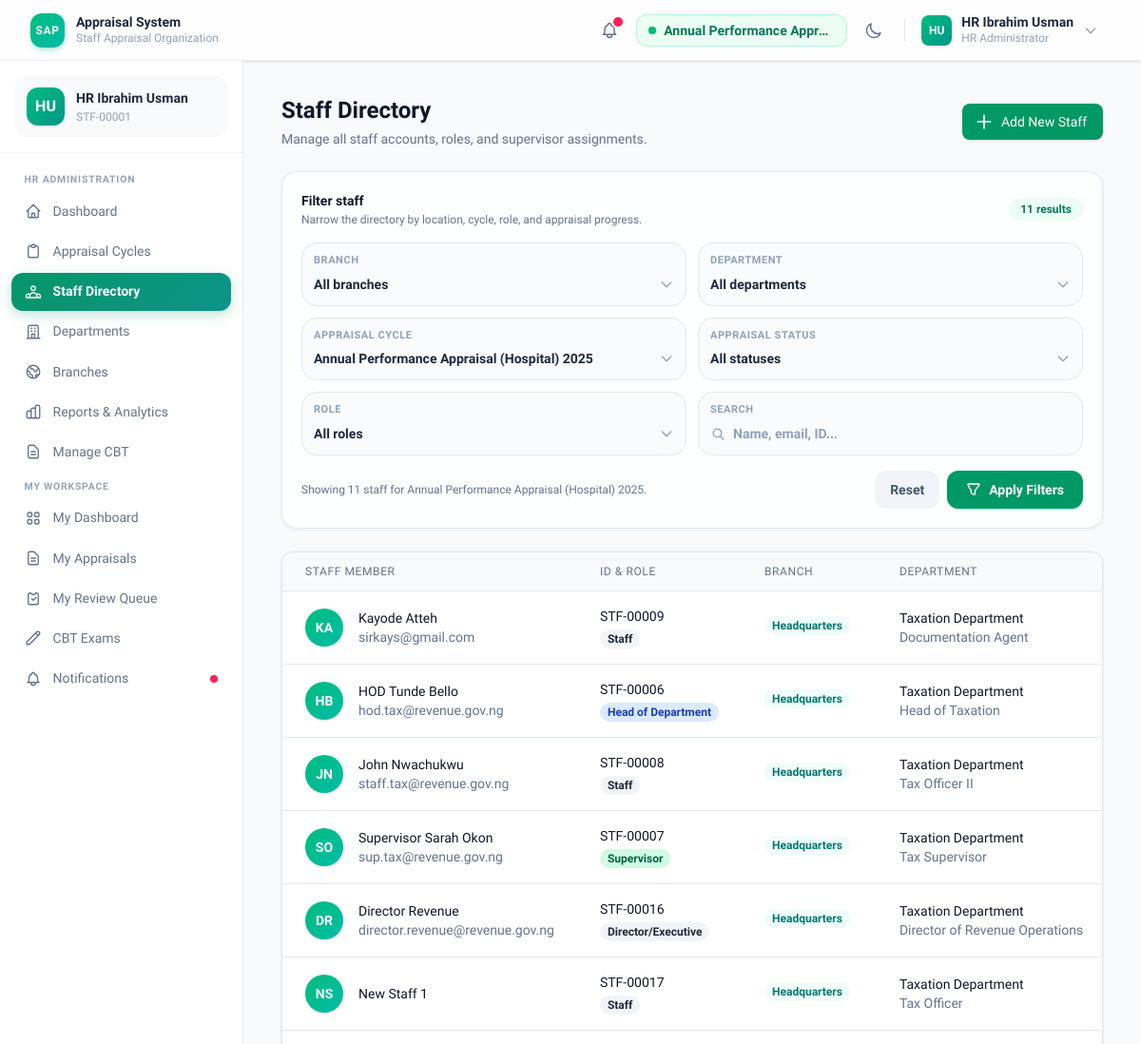
Page /hr/staff/ (signed in, upper part) on the earlier database version.
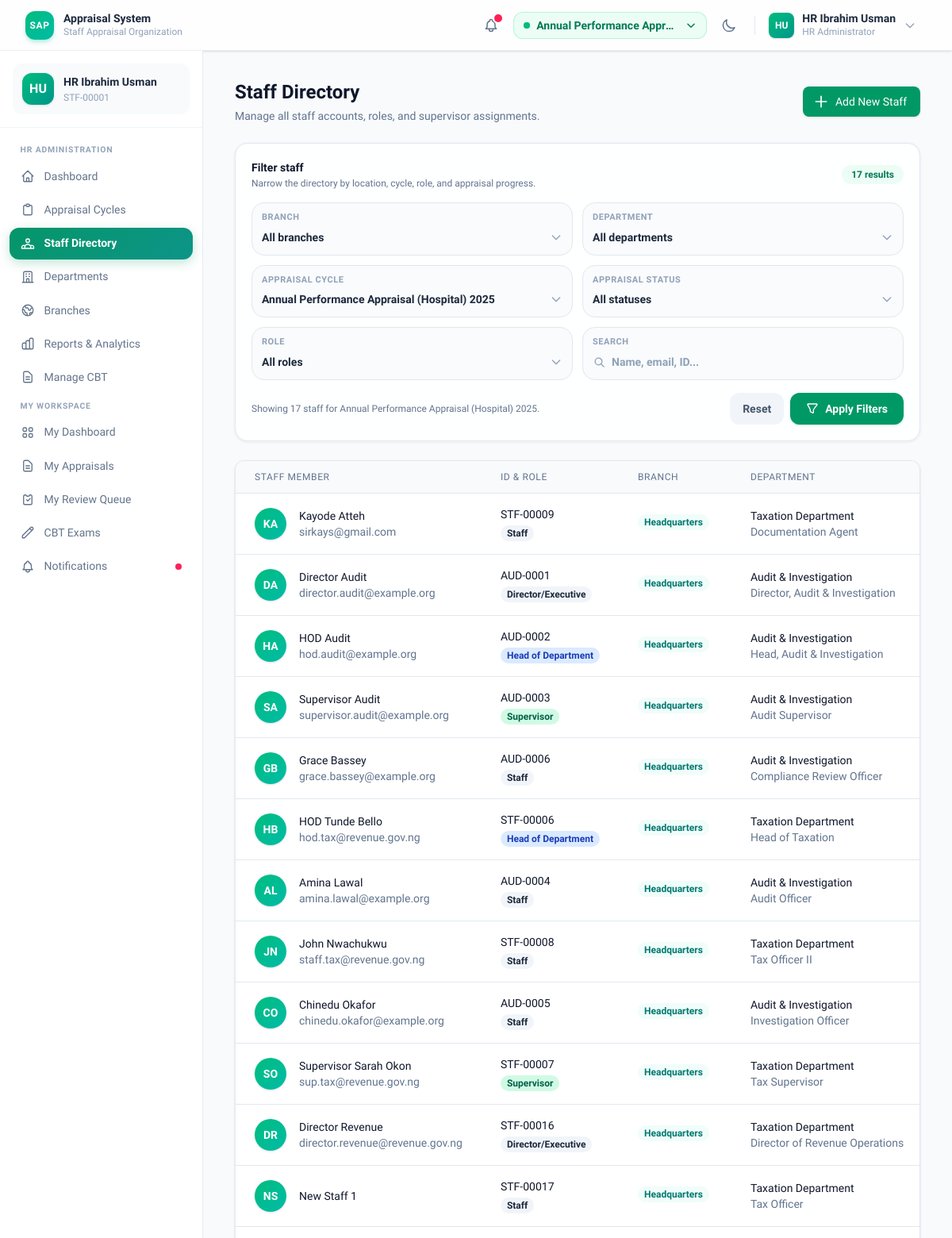
Same page on the later database version.
### appraisals/models.py (models this page shows, shortened)
class AppraisalCycle(models.Model):
    ANNUAL = 'ANNUAL'
    BI_ANNUAL = 'BI_ANNUAL'
    QUARTERLY = 'QUARTERLY'
    FREQUENCY_CHOICES = [
        (ANNUAL, 'Annual'),
        (BI_ANNUAL, 'Bi-Annual'),
        (QUARTERLY, 'Quarterly'),
    ]
    DRAFT = 'DRAFT'
    ACTIVE = 'ACTIVE'
    CLOSED = 'CLOSED'
    STATUS_CHOICES = [
        (DRAFT, 'Draft'),
        (ACTIVE, 'Active'),
        (CLOSED, 'Closed'),
    ]
    SCORING_SCALE_CHOICES = [
        (5, '1-5 Scale'),
        (10, '1-10 Scale'),
    ]
    name = models.CharField(max_length=200)
    frequency = models.CharField(
        max_length=20,
        choices=FREQUENCY_CHOICES,
        default=ANNUAL,
    )
    start_date = models.DateField()
    end_date = models.DateField()
    status = models.CharField(
        max_length=20,
        choices=STATUS_CHOICES,
        default=DRAFT,
    )
    scoring_scale = models.PositiveSmallIntegerField(
        choices=SCORING_SCALE_CHOICES,
        default=5,
    )
    branch = models.ForeignKey(
        'branches.Branch',
        on_delete=models.PROTECT,
        null=True,
        blank=True,
        related_name='cycles',
        help_text="Branch this cycle is scoped to. All targeting is filtered by this branch.",
    )
    target_departments = models.ManyToManyField(
        'departments.Department',
        blank=True,
        help_text="If set, only staff in these departments will be assigned this cycle."
    )
    target_staff = models.ManyToManyField(
        settings.AUTH_USER_MODEL,
        blank=True,
        related_name='targeted_cycles',
        help_text="If set, these specific staff will be assigned this cycle."
    )
    excluded_staff = models.ManyToManyField(
        settings.AUTH_USER_MODEL,
        blank=True,
        related_name='excluded_cycles',
        help_text="Staff in this list will never be assigned this cycle."
    )
    created_by = models.ForeignKey(
        settings.AUTH_USER_MODEL,
        on_delete=models.SET_NULL,
        null=True,
        related_name='created_cycles',
    )
    created_at = models.DateTimeField(auto_now_add=True)
    updated_at = models.DateTimeField(auto_now=True)
    class Meta:
        ordering = ['-start_date']
        verbose_name = 'Appraisal Cycle'
        verbose_name_plural = 'Appraisal Cycles'

### accounts/models.py (models this page shows, shortened)
class CustomUser(AbstractUser):
    STAFF = "STAFF"
    SUPERVISOR = "SUPERVISOR"
    HOD = "HOD"
    DIRECTORATE = "DIRECTORATE"
    HR_ADMIN = "HR_ADMIN"
    ROLE_CHOICES = [
        (STAFF, "Staff"),
        (SUPERVISOR, "Supervisor"),
        (HOD, "Head of Department"),
        (DIRECTORATE, "Director/Executive"),
        (HR_ADMIN, "HR Administrator"),
    ]
    staff_id = models.CharField(
        "Staff ID",
        max_length=20,
        unique=True,
        help_text="Unique staff identifier (e.g. STF-00001).",
    )
    role = models.CharField(
        "Role",
        max_length=20,
        choices=ROLE_CHOICES,
        default=STAFF,
        help_text="Organisational role that determines access permissions.",
    )
    department = models.ForeignKey(
        "departments.Department",
        on_delete=models.SET_NULL,
        null=True,
        blank=True,
        related_name="staff_members",
        verbose_name="Department",
        help_text="Department to which this staff member belongs.",
    )
    designation = models.CharField(
        "Designation",
        max_length=100,
        blank=True,
        help_text="Job title or designation within the organisation.",
    )
    supervisor = models.ForeignKey(
        "self",
        on_delete=models.SET_NULL,
        null=True,
        blank=True,
        related_name="subordinates",
        verbose_name="Supervisor",
        help_text="Direct supervisor responsible for appraising this staff member.",
    )
    phone = models.CharField(
        "Phone Number",
        max_length=20,
        blank=True,
        help_text="Contact phone number.",
    )
    profile_picture = models.FileField(
        "Profile Picture",
        upload_to="profile_pics/",
        blank=True,
        null=True,
        help_text="Optional profile photograph.",
    )
    objects = CustomUserManager()
    @property
    def full_name(self) -> str:
        name = f"{self.first_name} {self.last_name}".strip()
        return name if name else self.username
    class Meta:
        ordering = ["last_name", "first_name"]
        verbose_name = "Staff Member"
        verbose_name_plural = "Staff Members"

### branches/models.py (models this page shows, shortened)
class Branch(models.Model):
    name = models.CharField(
        max_length=200,
        unique=True,
        help_text="Full name of the branch.",
    )
    code = models.CharField(
        max_length=20,
        unique=True,
        help_text="Short unique code for the branch (e.g. 'HQ', 'ZO-IKJ').",
    )
    description = models.TextField(
        blank=True,
        help_text="Optional description of the branch location or purpose.",
    )
    departments = models.ManyToManyField(
        'departments.Department',
        blank=True,
        related_name='branches',
        help_text="Departments that operate within this branch.",
    )
    members = models.ManyToManyField(
        settings.AUTH_USER_MODEL,
        blank=True,
        related_name='branches',
        help_text="Staff members assigned to this branch.",
    )
    created_at = models.DateTimeField(auto_now_add=True)
    updated_at = models.DateTimeField(auto_now=True)
    class Meta:
        ordering = ["name"]
        verbose_name = "Branch"
        verbose_name_plural = "Branches"

### departments/models.py (models this page shows, shortened)
class Department(models.Model):
    name = models.CharField(
        max_length=200,
        unique=True,
        help_text="Full name of the department.",
    )
    code = models.CharField(
        max_length=20,
        unique=True,
        help_text="Short unique code for the department (e.g. 'TAX', 'AUDIT', 'HR').",
    )
    description = models.TextField(
        blank=True,
        help_text="Optional description of the department's responsibilities.",
    )
    hod = models.OneToOneField(
        "accounts.CustomUser",
        on_delete=models.SET_NULL,
        null=True,
        blank=True,
        related_name="headed_department",
        limit_choices_to={"role": "HOD"},
        verbose_name="Head of Department",
        help_text="The user designated as Head of Department.",
    )
    created_at = models.DateTimeField(auto_now_add=True)
    updated_at = models.DateTimeField(auto_now=True)
    class Meta:
        ordering = ["name"]
        verbose_name = "Department"
        verbose_name_plural = "Departments"

### hr_admin/views.py (the view)
    def wrapper(request, *args, **kwargs):
        if request.user.role != 'HR_ADMIN':
            messages.error(request, "Access denied. HR Administrators only.")
            return redirect('accounts:dashboard_redirect')
        return view_func(request, *args, **kwargs)

### templates/hr_admin/staff_list.html (shortened to what the changed rows need)
{% extends 'base.html' %}
{% block content %}
<div class="space-y-6 max-w-7xl mx-auto">
    <div class="flex items-center justify-between">
        <div>
            <h1 class="text-2xl font-bold text-slate-900 dark:text-white">Staff Directory</h1>
        </div>
    </div>
    <form method="get" class="bg-white/90 dark:bg-slate-900 rounded-2xl border border-slate-200 dark:border-slate-800 shadow-sm ring-1 ring-slate-100 dark:ring-slate-800/70 p-5">
        <div class="flex flex-wrap items-center justify-between gap-3 mb-4">
            <div>
                <h2 class="text-sm font-bold text-slate-900 dark:text-white">Filter staff</h2>
                <p class="text-xs text-slate-500 dark:text-slate-400 mt-0.5">Narrow the directory by location, cycle, role, and appraisal progress.</p>
            </div>
            <span class="inline-flex items-center rounded-full bg-emerald-50 dark:bg-emerald-900/20 px-3 py-1 text-xs font-semibold text-emerald-700 dark:text-emerald-300">
                {{ staff|length }} result{{ staff|length|pluralize }}
            </span>
        </div>
        <div class="mt-4 flex flex-wrap items-center justify-between gap-3">
            <p class="text-xs text-slate-500 dark:text-slate-400">
                Showing {{ staff|length }} staff{% if selected_cycle %} for {{ selected_cycle.name }}{% endif %}.
            </p>
            <div class="flex items-center gap-2">
                <a href="{% url 'hr_admin:staff_list' %}" class="px-4 py-2.5 rounded-xl text-sm font-semibold text-slate-600 dark:text-slate-300 bg-slate-100 dark:bg-slate-800 hover:bg-slate-200 dark:hover:bg-slate-700 transition">Reset</a>
                <button type="submit" class="inline-flex items-center gap-2 px-5 py-2.5 rounded-xl text-sm font-semibold text-white bg-emerald-600 hover:bg-emerald-700 shadow-sm shadow-emerald-600/20 transition">
                </button>
            </div>
        </div>
    </form>
    <div class="bg-white dark:bg-slate-900 shadow-sm rounded-xl border border-slate-200 dark:border-slate-800 overflow-x-auto">
        <div class="overflow-x-auto">
            <table class="min-w-full divide-y divide-slate-200 dark:divide-slate-800">
                <thead class="bg-slate-50 dark:bg-slate-800/50">
                    <tr>
                        <th scope="col" class="px-6 py-3 text-left text-xs font-medium text-slate-500 uppercase tracking-wider">Staff Member</th>
                        <th scope="col" class="px-6 py-3 text-left text-xs font-medium text-slate-500 uppercase tracking-wider">ID & Role</th>
                        <th scope="col" class="px-6 py-3 text-left text-xs font-medium text-slate-500 uppercase tracking-wider">Branch</th>
                        <th scope="col" class="px-6 py-3 text-left text-xs font-medium text-slate-500 uppercase tracking-wider">Department</th>
                    </tr>
                </thead>
                <tbody class="bg-white dark:bg-slate-900 divide-y divide-slate-200 dark:divide-slate-800">
                    {% for person in staff %}
                    <tr class="hover:bg-slate-50 dark:hover:bg-slate-800/50 transition">
                        <td class="px-6 py-4 whitespace-nowrap">
                            <div class="flex items-center">
                                <div class="flex-shrink-0 h-10 w-10 rounded-full bg-gradient-to-br from-emerald-500 to-teal-500 flex items-center justify-center text-white font-bold text-sm shadow-sm">
                                    {{ person.first_name|slice:":1" }}{{ person.last_name|slice:":1" }}
                                </div>
                                <div class="ml-4">
                                    <div class="text-sm font-medium text-slate-900 dark:text-white">{{ person.full_name }}</div>
                                    <div class="text-sm text-slate-500 dark:text-slate-400">{{ person.email }}</div>
                                </div>
                            </div>
                        </td>
                        <td class="px-6 py-4 whitespace-nowrap">
                            <div class="text-sm text-slate-900 dark:text-white font-medium">{{ person.staff_id }}</div>
                            <div class="text-xs mt-1">
                                <span class="px-2 inline-flex text-xs leading-5 font-semibold rounded-full
                                {% if person.role == 'HR_ADMIN' %}bg-purple-100 text-purple-800
                                {% elif person.role == 'HOD' %}bg-blue-100 text-blue-800
                                {% elif person.role == 'SUPERVISOR' %}bg-emerald-100 text-emerald-800
                                {% else %}bg-slate-100 text-slate-800{% endif %}">
                                    {{ person.get_role_display }}
                                </span>
                            </div>
                        </td>
                        <td class="px-6 py-4 whitespace-nowrap text-sm text-slate-600 dark:text-slate-300">
                            {% for branch in person.branches.all %}
                                <span class="inline-flex items-center px-2 py-0.5 rounded-full text-xs font-semibold bg-teal-50 text-teal-700 mr-1 mb-1">{{ branch.name }}</span>
                            {% empty %}
                                <span class="text-slate-400">-</span>
                            {% endfor %}
                        </td>
                        <td class="px-6 py-4 whitespace-nowrap">
                            <div class="text-sm text-slate-900 dark:text-white">{{ person.department.name|default:"-" }}</div>
                            <div class="text-sm text-slate-500">{{ person.designation|default:"-" }}</div>
                        </td>
                    </tr>
                    {% empty %}
                    <tr>
                        <td colspan="7" class="px-6 py-10 text-center text-slate-500 dark:text-slate-400">
                            No staff members found.
                        </td>
                    </tr>
                    {% endfor %}
                </tbody>
            </table>
        </div>
    </div>
</div>
{% endblock %}

### templates/base.html (shortened to what the changed rows need)
<!DOCTYPE html>
<html lang="en" class="h-full"
      x-data="{
          darkMode: localStorage.getItem('theme') === 'dark',
          sidebarOpen: false,
          toggleTheme() {
              this.darkMode = !this.darkMode;
              localStorage.setItem('theme', this.darkMode ? 'dark' : 'light');
          }
      }"
      :class="{ 'dark': darkMode }">
<head>
    <script src="https://cdn.jsdelivr.net/npm/@tailwindcss/browser@4"></script>
</head>
<body class="h-full flex flex-col bg-slate-50 dark:bg-[#0b0f1a] text-slate-900 dark:text-slate-100 transition-colors duration-200 overflow-hidden">
<header class="shrink-0 h-16 z-40 flex items-center
               bg-white/80 dark:bg-[#0d1117]/80
               backdrop-blur-xl
               border-b border-slate-200/70 dark:border-slate-800/60
               shadow-sm dark:shadow-slate-950/50">
    <div class="w-full px-4 sm:px-6 lg:px-8 flex items-center justify-between gap-4">
        {% if user.is_authenticated %}
        <div class="flex items-center gap-2">
            {% if all_active_cycles %}
            <div class="relative" x-data="{ cycleOpen: false }">
                {% if all_active_cycles|length > 1 %}
                <button @click="cycleOpen = !cycleOpen"
                        class="inline-flex items-center gap-2 px-3 py-1.5 rounded-xl
                               bg-emerald-50 dark:bg-emerald-950/40
                               border border-emerald-200/80 dark:border-emerald-800/50
                               text-emerald-700 dark:text-emerald-400
                               hover:bg-emerald-100 dark:hover:bg-emerald-900/40
                               transition cursor-pointer focus:outline-none text-sm"
                        title="Switch active cycle">
                    <span class="relative flex h-2 w-2 shrink-0">
                        <span class="relative inline-flex rounded-full h-2 w-2 bg-emerald-500"></span>
                    </span>
                    <span class="font-semibold truncate max-w-[180px] hidden sm:inline">{{ selected_cycle.name }}</span>
                    <svg class="h-3.5 w-3.5 shrink-0 transition-transform" :class="cycleOpen && 'rotate-180'" fill="none" viewBox="0 0 24 24" stroke="currentColor" stroke-width="2.5">
                        <path stroke-linecap="round" stroke-linejoin="round" d="M19 9l-7 7-7-7"/>
                    </svg>
                </button>
                {% else %}
                <div class="inline-flex items-center gap-2 px-3 py-1.5 rounded-xl
                            bg-emerald-50 dark:bg-emerald-950/40
                            border border-emerald-200/80 dark:border-emerald-800/50
                            text-emerald-700 dark:text-emerald-400 text-sm">
                    <span class="relative flex h-2 w-2 shrink-0">
                        <span class="relative inline-flex rounded-full h-2 w-2 bg-emerald-500"></span>
                    </span>
                    <span class="font-semibold truncate max-w-[180px] hidden sm:inline">{{ selected_cycle.name }}</span>
                </div>
                {% endif %}
            </div>
            {% endif %}
        </div>
        {% endif %}
    </div>
</header>
<div class="flex-1 flex overflow-hidden">
    <main class="flex-1 overflow-y-auto">
        <div class="max-w-7xl mx-auto px-5 sm:px-8 lg:px-10 py-7 sm:py-9">
            {% block content %}{% endblock %}
        </div>
    </main>
</div>
</body>
</html>

Differences in the rows shown:
added CustomUser: first_name "D", last_name "A", full_name "Director Audit", email "director.audit@example.org", staff_id "AUD-0001", role "Director/Executive", department.name "Audit & Investigation", designation "Director, Audit & Investigation", Branch (name "Headquarters")
added CustomUser: first_name "H", last_name "A", full_name "HOD Audit", email "hod.audit@example.org", staff_id "AUD-0002", role "Head of Department", department.name "Audit & Investigation", designation "Head, Audit & Investigation", Branch (name "Headquarters")
added CustomUser: first_name "S", last_name "A", full_name "Supervisor Audit", email "supervisor.audit@example.org", staff_id "AUD-0003", role "Supervisor", department.name "Audit & Investigation", designation "Audit Supervisor", Branch (name "Headquarters")
added CustomUser: first_name "G", last_name "B", full_name "Grace Bassey", email "grace.bassey@example.org", staff_id "AUD-0006", role "Staff", department.name "Audit & Investigation", designation "Compliance Review Officer", Branch (name "Headquarters")
added CustomUser: first_name "A", last_name "L", full_name "Amina Lawal", email "amina.lawal@example.org", staff_id "AUD-0004", role "Staff", department.name "Audit & Investigation", designation "Audit Officer", Branch (name "Headquarters")
added CustomUser: first_name "C", last_name "O", full_name "Chinedu Okafor", email "chinedu.okafor@example.org", staff_id "AUD-0005", role "Staff", department.name "Audit & Investigation", designation "Investigation Officer", Branch (name "Headquarters")
Other differences:
{{ staff|length }}: "11" → "17"
